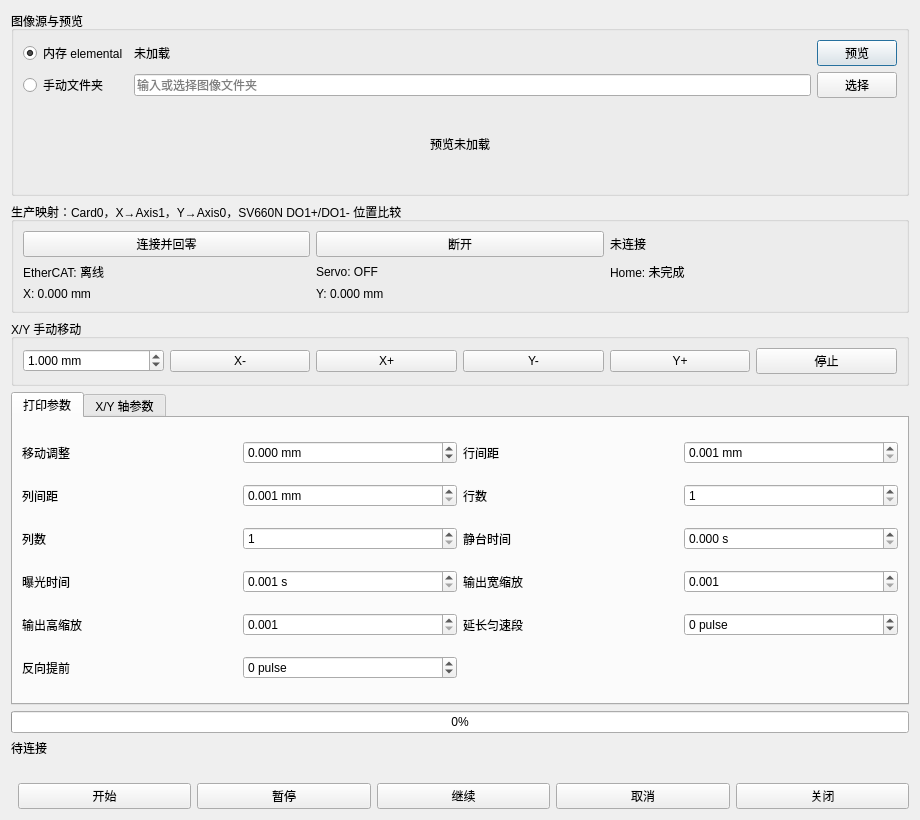
<?xml version="1.0" encoding="UTF-8"?>
<ui version="4.0">
 <class>Print9030Dialog</class>
 <widget class="QDialog" name="Print9030Dialog">
  <property name="geometry"><rect><x>0</x><y>0</y><width>920</width><height>820</height></rect></property>
  <property name="windowTitle"><string>IMC60G 9030 打印</string></property>
  <layout class="QVBoxLayout" name="rootLayout">
   <item>
    <widget class="QGroupBox" name="sourceGroup">
     <property name="title"><string>图像源与预览</string></property>
     <layout class="QGridLayout" name="sourceLayout">
      <item row="0" column="0"><widget class="QRadioButton" name="memorySourceRadio"><property name="text"><string>内存 elemental</string></property><property name="checked"><bool>true</bool></property></widget></item>
      <item row="0" column="1"><widget class="QLabel" name="sourceSummaryLabel"><property name="text"><string>未加载</string></property></widget></item>
      <item row="0" column="2"><widget class="QPushButton" name="previewButton"><property name="text"><string>预览</string></property></widget></item>
      <item row="1" column="0"><widget class="QRadioButton" name="folderSourceRadio"><property name="text"><string>手动文件夹</string></property></widget></item>
      <item row="1" column="1"><widget class="QLineEdit" name="folderPathEdit"><property name="placeholderText"><string>输入或选择图像文件夹</string></property></widget></item>
      <item row="1" column="2"><widget class="QPushButton" name="browseFolderButton"><property name="text"><string>选择</string></property></widget></item>
      <item row="2" column="0" colspan="3"><widget class="QLabel" name="previewLabel"><property name="minimumSize"><size><width>0</width><height>80</height></size></property><property name="alignment"><set>Qt::AlignCenter</set></property><property name="text"><string>预览未加载</string></property></widget></item>
     </layout>
    </widget>
   </item>
   <item>
    <widget class="QGroupBox" name="hardwareGroup">
     <property name="title"><string>生产映射：Card0，X→Axis1，Y→Axis0，SV660N DO1+/DO1- 位置比较</string></property>
     <layout class="QGridLayout" name="hardwareLayout">
      <item row="0" column="0"><widget class="QPushButton" name="connectHomeButton"><property name="text"><string>连接并回零</string></property></widget></item>
      <item row="0" column="1"><widget class="QPushButton" name="disconnectButton"><property name="text"><string>断开</string></property></widget></item>
      <item row="0" column="2"><widget class="QLabel" name="stateLabel"><property name="text"><string>未连接</string></property></widget></item>
      <item row="1" column="0"><widget class="QLabel" name="ethercatStatusLabel"><property name="text"><string>EtherCAT: 离线</string></property></widget></item>
      <item row="1" column="1"><widget class="QLabel" name="servoStatusLabel"><property name="text"><string>Servo: OFF</string></property></widget></item>
      <item row="1" column="2"><widget class="QLabel" name="homeStatusLabel"><property name="text"><string>Home: 未完成</string></property></widget></item>
      <item row="2" column="0"><widget class="QLabel" name="xPositionLabel"><property name="text"><string>X: 0.000 mm</string></property></widget></item>
      <item row="2" column="1"><widget class="QLabel" name="yPositionLabel"><property name="text"><string>Y: 0.000 mm</string></property></widget></item>
     </layout>
    </widget>
   </item>
   <item>
    <widget class="QGroupBox" name="manualMotionGroup">
     <property name="title"><string>X/Y 手动移动</string></property>
     <layout class="QHBoxLayout" name="manualMotionLayout">
      <item><widget class="QDoubleSpinBox" name="manualStepSpin"><property name="decimals"><number>3</number></property><property name="minimum"><double>0.001</double></property><property name="maximum"><double>100.000</double></property><property name="value"><double>1.000</double></property><property name="suffix"><string> mm</string></property></widget></item>
      <item><widget class="QPushButton" name="xNegativeButton"><property name="text"><string>X-</string></property></widget></item>
      <item><widget class="QPushButton" name="xPositiveButton"><property name="text"><string>X+</string></property></widget></item>
      <item><widget class="QPushButton" name="yNegativeButton"><property name="text"><string>Y-</string></property></widget></item>
      <item><widget class="QPushButton" name="yPositiveButton"><property name="text"><string>Y+</string></property></widget></item>
      <item><widget class="QPushButton" name="manualStopButton"><property name="text"><string>停止</string></property></widget></item>
     </layout>
    </widget>
   </item>
   <item>
    <widget class="QTabWidget" name="configTabs">
     <widget class="QWidget" name="mainTab">
      <attribute name="title"><string>打印参数</string></attribute>
      <layout class="QGridLayout" name="mainGrid">
       <item row="0" column="0"><widget class="QLabel" name="moveAdjustLabel"><property name="text"><string>移动调整</string></property></widget></item>
       <item row="0" column="1"><widget class="QDoubleSpinBox" name="moveAdjustSpin"><property name="decimals"><number>3</number></property><property name="minimum"><double>-100000.000</double></property><property name="maximum"><double>100000.000</double></property><property name="suffix"><string> mm</string></property></widget></item>
       <item row="0" column="2"><widget class="QLabel" name="rowSpacingLabel"><property name="text"><string>行间距</string></property></widget></item>
       <item row="0" column="3"><widget class="QDoubleSpinBox" name="rowSpacingSpin"><property name="decimals"><number>3</number></property><property name="minimum"><double>0.001</double></property><property name="maximum"><double>100000.000</double></property><property name="suffix"><string> mm</string></property></widget></item>
       <item row="1" column="0"><widget class="QLabel" name="columnSpacingLabel"><property name="text"><string>列间距</string></property></widget></item>
       <item row="1" column="1"><widget class="QDoubleSpinBox" name="columnSpacingSpin"><property name="decimals"><number>3</number></property><property name="minimum"><double>0.001</double></property><property name="maximum"><double>100000.000</double></property><property name="suffix"><string> mm</string></property></widget></item>
       <item row="1" column="2"><widget class="QLabel" name="gridRowsLabel"><property name="text"><string>行数</string></property></widget></item>
       <item row="1" column="3"><widget class="QSpinBox" name="gridRowsSpin"><property name="minimum"><number>1</number></property><property name="maximum"><number>1000000</number></property></widget></item>
       <item row="2" column="0"><widget class="QLabel" name="gridColumnsLabel"><property name="text"><string>列数</string></property></widget></item>
       <item row="2" column="1"><widget class="QSpinBox" name="gridColumnsSpin"><property name="minimum"><number>1</number></property><property name="maximum"><number>1000000</number></property></widget></item>
       <item row="2" column="2"><widget class="QLabel" name="delayLabel"><property name="text"><string>静台时间</string></property></widget></item>
       <item row="2" column="3"><widget class="QDoubleSpinBox" name="delaySpin"><property name="decimals"><number>3</number></property><property name="maximum"><double>3600.000</double></property><property name="suffix"><string> s</string></property></widget></item>
       <item row="3" column="0"><widget class="QLabel" name="exposureLabel"><property name="text"><string>曝光时间</string></property></widget></item>
       <item row="3" column="1"><widget class="QDoubleSpinBox" name="exposureSpin"><property name="decimals"><number>3</number></property><property name="minimum"><double>0.001</double></property><property name="maximum"><double>3600.000</double></property><property name="suffix"><string> s</string></property></widget></item>
       <item row="3" column="2"><widget class="QLabel" name="widthScaleLabel"><property name="text"><string>输出宽缩放</string></property></widget></item>
       <item row="3" column="3"><widget class="QDoubleSpinBox" name="widthScaleSpin"><property name="decimals"><number>3</number></property><property name="minimum"><double>0.001</double></property><property name="maximum"><double>1000.000</double></property></widget></item>
       <item row="4" column="0"><widget class="QLabel" name="heightScaleLabel"><property name="text"><string>输出高缩放</string></property></widget></item>
       <item row="4" column="1"><widget class="QDoubleSpinBox" name="heightScaleSpin"><property name="decimals"><number>3</number></property><property name="minimum"><double>0.001</double></property><property name="maximum"><double>1000.000</double></property></widget></item>
       <item row="4" column="2"><widget class="QLabel" name="addTempPulseLabel"><property name="text"><string>延长匀速段</string></property></widget></item>
       <item row="4" column="3"><widget class="QSpinBox" name="addTempPulseSpin"><property name="minimum"><number>-2147483647</number></property><property name="maximum"><number>2147483647</number></property><property name="suffix"><string> pulse</string></property></widget></item>
       <item row="5" column="0"><widget class="QLabel" name="leadPulseLabel"><property name="text"><string>反向提前</string></property></widget></item>
       <item row="5" column="1"><widget class="QSpinBox" name="leadPulseSpin"><property name="minimum"><number>-2147483647</number></property><property name="maximum"><number>2147483647</number></property><property name="suffix"><string> pulse</string></property></widget></item>
      </layout>
     </widget>
     <widget class="QWidget" name="axisTab">
      <attribute name="title"><string>X/Y 轴参数</string></attribute>
      <layout class="QVBoxLayout" name="axisLayout">
       <item><widget class="QTableWidget" name="axisTable">
        <property name="rowCount"><number>2</number></property><property name="columnCount"><number>8</number></property>
        <row><property name="text"><string>X (Axis1)</string></property></row><row><property name="text"><string>Y (Axis0)</string></property></row>
        <column><property name="text"><string>细分</string></property></column><column><property name="text"><string>分辨率</string></property></column>
        <column><property name="text"><string>运行速度</string></property></column><column><property name="text"><string>加速度</string></property></column>
        <column><property name="text"><string>启动速度</string></property></column><column><property name="text"><string>停止速度</string></property></column>
        <column><property name="text"><string>最大行程(mm)</string></property></column><column><property name="text"><string>反向</string></property></column>
       </widget></item>
      </layout>
     </widget>
    </widget>
   </item>
   <item><widget class="QProgressBar" name="printProgressBar"><property name="value"><number>0</number></property></widget></item>
   <item><widget class="QLabel" name="statusLabel"><property name="text"><string>待连接</string></property></widget></item>
   <item><widget class="QLabel" name="errorDetailLabel"><property name="text"><string/></property><property name="wordWrap"><bool>true</bool></property></widget></item>
   <item><layout class="QHBoxLayout" name="buttonLayout">
    <item><spacer name="buttonSpacer"><property name="orientation"><enum>Qt::Horizontal</enum></property></spacer></item>
    <item><widget class="QPushButton" name="startButton"><property name="text"><string>开始</string></property></widget></item>
    <item><widget class="QPushButton" name="pauseButton"><property name="text"><string>暂停</string></property></widget></item>
    <item><widget class="QPushButton" name="resumeButton"><property name="text"><string>继续</string></property></widget></item>
    <item><widget class="QPushButton" name="cancelButton"><property name="text"><string>取消</string></property></widget></item>
    <item><widget class="QPushButton" name="closeButton"><property name="text"><string>关闭</string></property></widget></item>
   </layout></item>
  </layout>
 </widget>
 <resources/>
 <connections/>
</ui>
